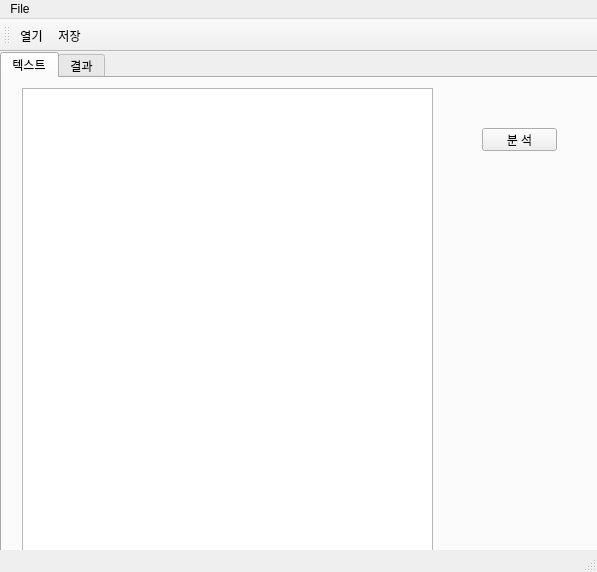
<?xml version="1.0" encoding="UTF-8"?>
<ui version="4.0">
 <class>TextAnalyzerClass</class>
 <widget class="QMainWindow" name="TextAnalyzerClass">
  <property name="geometry">
   <rect>
    <x>0</x>
    <y>0</y>
    <width>597</width>
    <height>572</height>
   </rect>
  </property>
  <property name="windowTitle">
   <string>TextAnalyzer</string>
  </property>
  <widget class="QWidget" name="centralWidget">
   <widget class="QTabWidget" name="tabWidget">
    <property name="geometry">
     <rect>
      <x>0</x>
      <y>0</y>
      <width>601</width>
      <height>521</height>
     </rect>
    </property>
    <property name="currentIndex">
     <number>0</number>
    </property>
    <widget class="QWidget" name="textTab">
     <attribute name="title">
      <string>텍스트</string>
     </attribute>
     <widget class="QTextBrowser" name="textBrowser">
      <property name="geometry">
       <rect>
        <x>20</x>
        <y>10</y>
        <width>411</width>
        <height>471</height>
       </rect>
      </property>
     </widget>
     <widget class="QPushButton" name="doAnalyze">
      <property name="enabled">
       <bool>true</bool>
      </property>
      <property name="geometry">
       <rect>
        <x>480</x>
        <y>50</y>
        <width>75</width>
        <height>23</height>
       </rect>
      </property>
      <property name="text">
       <string>분 석</string>
      </property>
     </widget>
    </widget>
    <widget class="QWidget" name="resultTab">
     <attribute name="title">
      <string>결과</string>
     </attribute>
     <widget class="QTableView" name="tableView">
      <property name="geometry">
       <rect>
        <x>10</x>
        <y>10</y>
        <width>571</width>
        <height>261</height>
       </rect>
      </property>
      <property name="alternatingRowColors">
       <bool>true</bool>
      </property>
      <property name="sortingEnabled">
       <bool>true</bool>
      </property>
     </widget>
    </widget>
   </widget>
  </widget>
  <widget class="QMenuBar" name="menuBar">
   <property name="geometry">
    <rect>
     <x>0</x>
     <y>0</y>
     <width>597</width>
     <height>21</height>
    </rect>
   </property>
   <widget class="QMenu" name="menuFile">
    <property name="title">
     <string>File</string>
    </property>
    <addaction name="open"/>
    <addaction name="save"/>
   </widget>
   <addaction name="menuFile"/>
  </widget>
  <widget class="QToolBar" name="mainToolBar">
   <attribute name="toolBarArea">
    <enum>TopToolBarArea</enum>
   </attribute>
   <attribute name="toolBarBreak">
    <bool>false</bool>
   </attribute>
   <addaction name="open"/>
   <addaction name="save"/>
  </widget>
  <widget class="QStatusBar" name="statusBar"/>
  <action name="open">
   <property name="checkable">
    <bool>true</bool>
   </property>
   <property name="text">
    <string>열기</string>
   </property>
  </action>
  <action name="save">
   <property name="text">
    <string>저장</string>
   </property>
  </action>
 </widget>
 <layoutdefault spacing="6" margin="11"/>
 <resources>
  <include location="textanalyzer.qrc"/>
 </resources>
 <connections/>
</ui>
